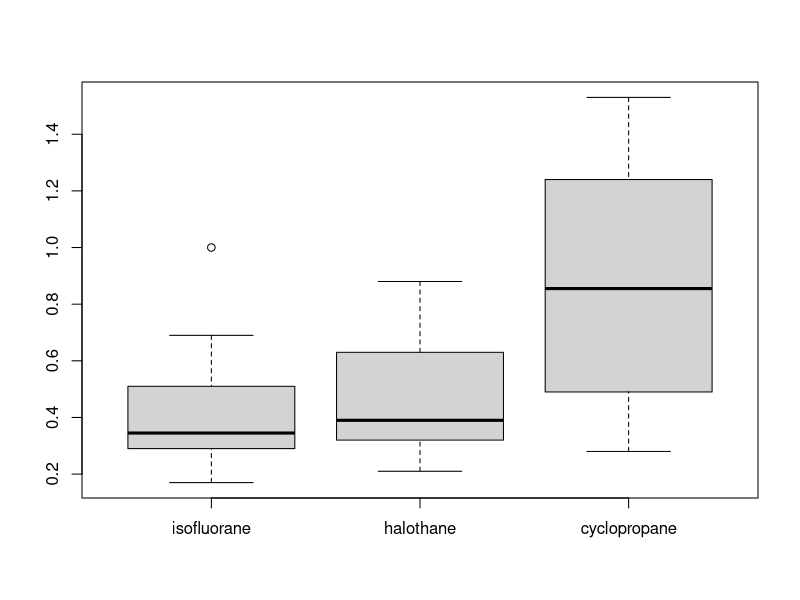
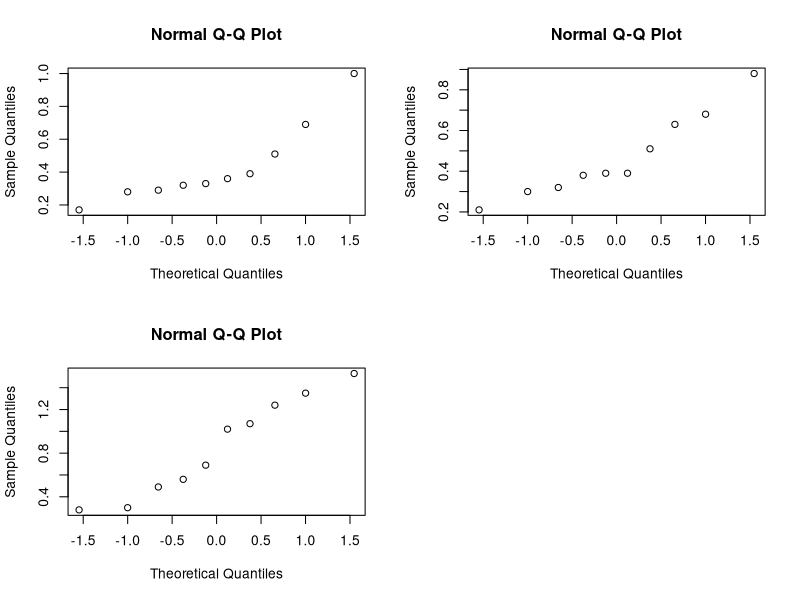
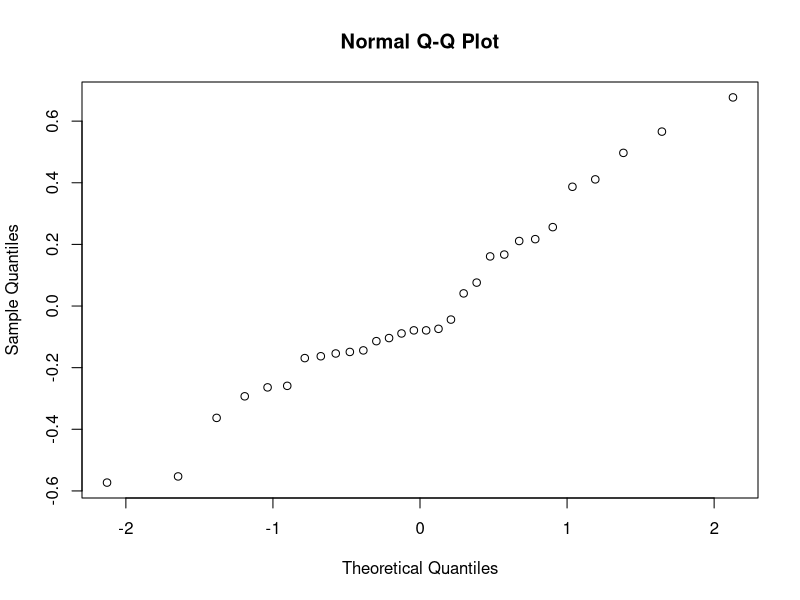

Write R code to recreate these figures, in order.
#4.1

dogs = read.table("dogs.txt", header=T)

boxplot(dogs)

#4.2
par(mfrow=c(2,2))
for (i in 1:3){
  qqnorm(dogs[,i])
}

#4.3
dogframe = data.frame(yield=as.vector(as.matrix(dogs)),
                      variety=factor(rep(1:3,each=10)))
dogaov=lm(yield~variety,data=dogframe)
anova(dogaov)
summary(dogaov)

#u1=0.4340, u2=0.0350+0.4340, u3=0.4190+4340

#4.4

attach(dogframe)
kruskal.test(yield,variety)
par(mfrow=c(1,1));qqnorm(dogaov$residuals)